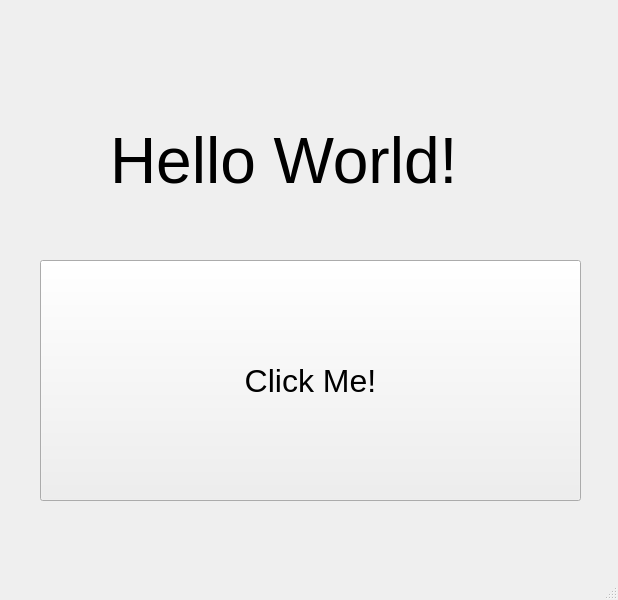
<?xml version="1.0" encoding="UTF-8"?>
<ui version="4.0">
 <class>MainWindow</class>
 <widget class="QMainWindow" name="MainWindow">
  <property name="geometry">
   <rect>
    <x>0</x>
    <y>0</y>
    <width>618</width>
    <height>600</height>
   </rect>
  </property>
  <property name="windowTitle">
   <string>MainWindow</string>
  </property>
  <widget class="QWidget" name="centralwidget">
   <widget class="QPushButton" name="click_me_button">
    <property name="geometry">
     <rect>
      <x>40</x>
      <y>260</y>
      <width>541</width>
      <height>241</height>
     </rect>
    </property>
    <property name="font">
     <font>
      <pointsize>24</pointsize>
     </font>
    </property>
    <property name="text">
     <string>Click Me!</string>
    </property>
   </widget>
   <widget class="QLabel" name="hello_world_label">
    <property name="geometry">
     <rect>
      <x>110</x>
      <y>110</y>
      <width>351</width>
      <height>101</height>
     </rect>
    </property>
    <property name="font">
     <font>
      <pointsize>48</pointsize>
     </font>
    </property>
    <property name="text">
     <string>Hello World!</string>
    </property>
   </widget>
  </widget>
  <widget class="QMenuBar" name="menubar">
   <property name="geometry">
    <rect>
     <x>0</x>
     <y>0</y>
     <width>618</width>
     <height>26</height>
    </rect>
   </property>
  </widget>
  <widget class="QStatusBar" name="statusbar"/>
 </widget>
 <resources/>
 <connections/>
</ui>
